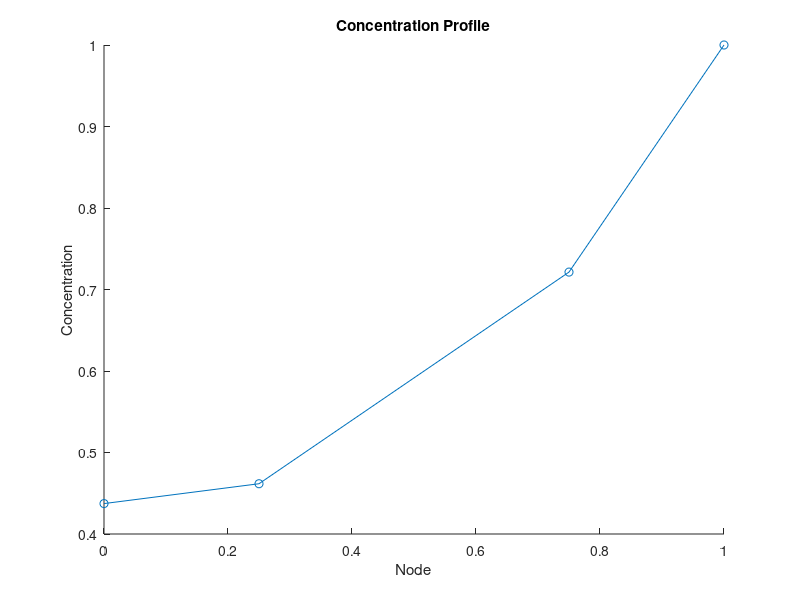
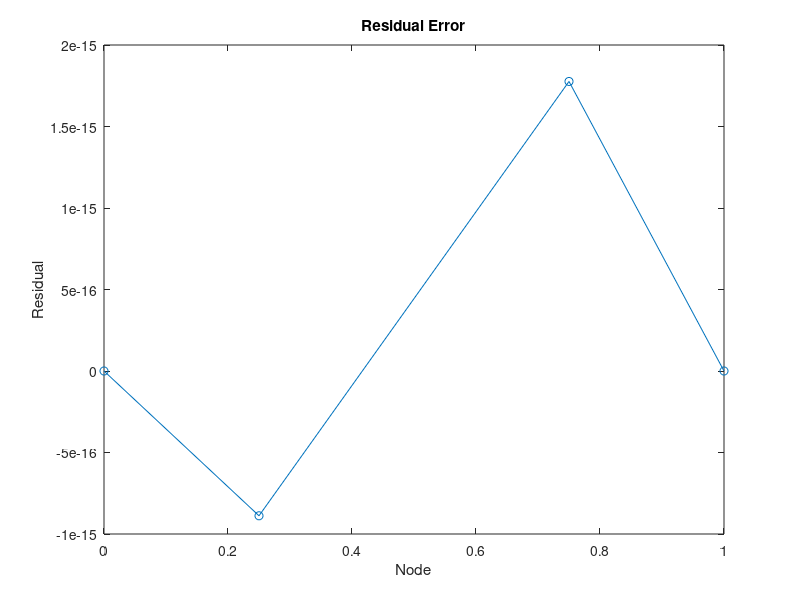
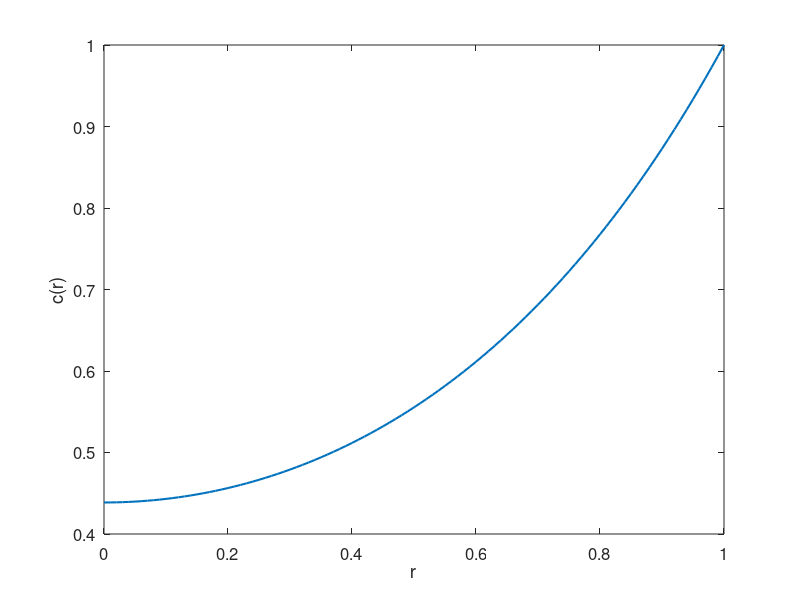

Write MATLAB code to recreate these figures, in order.
clc
clear all
close all
%Problem 1
x0 = 0;
x1 = .25;
x2 = .75;
x3 = 1;
phi = 2;
%L(x)
x=x0;
L0x0 = ((x^3)-(2*(x^2))+(1.1875*x)-0.1875)/(-0.1875);
L1x0 = ((x^3)-(1.75*(x^2))+(0.75*x))/0.09375;
L2x0 = ((x^3)-(1.25*(x^2))+(0.25*x))/(-0.09375);
L3x0 = ((x^3)-(x^2)+(0.1875*x))/0.1875;
x=x1;
L0x1 = ((x^3)-(2*(x^2))+(1.1875*x)-0.1875)/(-0.1875);
L1x1 = ((x^3)-(1.75*(x^2))+(0.75*x))/0.09375;
L2x1 = ((x^3)-(1.25*(x^2))+(0.25*x))/(-0.09375);
L3x1 = ((x^3)-(x^2)+(0.1875*x))/0.1875;
x=x2;
L0x2 = ((x^3)-(2*(x^2))+(1.1875*x)-0.1875)/(-0.1875);
L1x2 = ((x^3)-(1.75*(x^2))+(0.75*x))/0.09375;
L2x2 = ((x^3)-(1.25*(x^2))+(0.25*x))/(-0.09375);
L3x2 = ((x^3)-(x^2)+(0.1875*x))/0.1875;
x=x3;
L0x3 = ((x^3)-(2*(x^2))+(1.1875*x)-0.1875)/(-0.1875);
L1x3 = ((x^3)-(1.75*(x^2))+(0.75*x))/0.09375;
L2x3 = ((x^3)-(1.25*(x^2))+(0.25*x))/(-0.09375);
L3x3 = ((x^3)-(x^2)+(0.1875*x))/0.1875;
%L(x) derivative
x=x0;
L0Dx0 = ((3*(x^2))-(4*x)+1.1875)/(-0.1875);
L1Dx0 = ((3*(x^2))-(3.5*x)+0.75)/0.09375;
L2Dx0 = ((3*(x^2))-(2.5*x)+0.25)/(-0.09375);
L3Dx0 = ((3*(x^2))-(2*x)+0.1875)/0.1875;
x=x1;
L0Dx1 = ((3*(x^2))-(4*x)+1.1875)/(-0.1875);
L1Dx1 = ((3*(x^2))-(3.5*x)+0.75)/0.09375;
L2Dx1 = ((3*(x^2))-(2.5*x)+0.25)/(-0.09375);
L3Dx1 = ((3*(x^2))-(2*x)+0.1875)/0.1875;
x=x2;
L0Dx2 = ((3*(x^2))-(4*x)+1.1875)/(-0.1875);
L1Dx2 = ((3*(x^2))-(3.5*x)+0.75)/0.09375;
L2Dx2 = ((3*(x^2))-(2.5*x)+0.25)/(-0.09375);
L3Dx2 = ((3*(x^2))-(2*x)+0.1875)/0.1875;
x=x3;
L0Dx3 = ((3*(x^2))-(4*x)+1.1875)/(-0.1875);
L1Dx3 = ((3*(x^2))-(3.5*x)+0.75)/0.09375;
L2Dx3 = ((3*(x^2))-(2.5*x)+0.25)/(-0.09375);
L3Dx3 = ((3*(x^2))-(2*x)+0.1875)/0.1875;
%L(x) Double Derivative
x=x0;
L0DDx0 = ((6*x)-4)/(-0.1875);
L1DDx0 = ((6*x)-3.5)/(0.09375);
L2DDx0 = ((6*x)-2.5)/(-0.09375);
L3DDx0 = ((6*x)-2)/0.1875;
x=x1;
L0DDx1 = ((6*x)-4)/(-0.1875);
L1DDx1 = ((6*x)-3.5)/(0.09375);
L2DDx1 = ((6*x)-2.5)/(-0.09375);
L3DDx1 = ((6*x)-2)/0.1875;
x=x2;
L0DDx2 = ((6*x)-4)/(-0.1875);
L1DDx2 = ((6*x)-3.5)/(0.09375);
L2DDx2 = ((6*x)-2.5)/(-0.09375);
L3DDx2 = ((6*x)-2)/0.1875;
x=x3;
L0DDx3 = ((6*x)-4)/(-0.1875);
L1DDx3 = ((6*x)-3.5)/(0.09375);
L2DDx3 = ((6*x)-2.5)/(-0.09375);
L3DDx3 = ((6*x)-2)/0.1875;
%at x1
c0x1 = L0DDx1 + ((1/x1)*L0Dx1);
c1x1 = L1DDx1 + ((1/x1)*L1Dx1)-((phi^2)*L1x1);
c2x1 = L2DDx1 + ((1/x1)*L2Dx1);
c3x1 = L3DDx1 + ((1/x1)*L3Dx1);
%at x2
c0x2 = L0DDx2 + ((1/x2)*L0Dx2);
c1x2 = L1DDx2 + ((1/x2)*L1Dx2);
c2x2 = L2DDx2 + ((1/x2)*L2Dx2)-((phi^2)*L2x2);
c3x2 = L3DDx2 + ((1/x2)*L3Dx2);
C0 = [L0Dx0 L1Dx0 L2Dx0 L3Dx0];
C1 = [c0x1 c1x1 c2x1 c3x1];
C2 = [c0x2 c1x2 c2x2 c3x2];
C3 = [0 0 0 1];
A = [C0;C1;C2;C3];
b = [0;0;0;1];
conc = A\b;
%Problem 2
int = [0;0.25;0.75;1];
scatter(int,conc)
hold on
plot(int,conc)
title('Concentration Profile');
xlabel('Node')
ylabel('Concentration')
%Problem 3
r = A*conc-b;
figure
plot(int,r)
hold on
scatter(int,r)
title('Residual Error')
xlabel('Node')
ylabel('Residual')
%Problem 4
int = (0:0.01:1).';
CAnalytical = besseli(0,phi*int)/besseli(0,phi);
figure;
plot(int,CAnalytical,'linewidth',1.5)
xlabel('r')
ylabel('c(r)')
set(gca,'fontsize',12)
